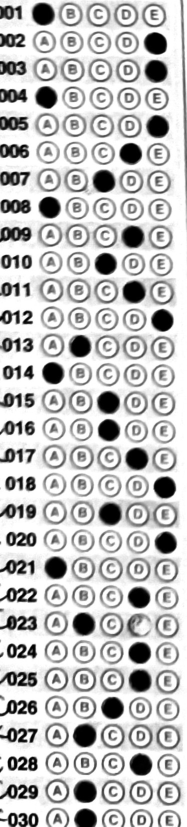
#> input picture student_exams/6o/Giovanna Rafaela Francisco Amaral.jpg, 373 x 1653 px (shown at 1/2 size)
$ python analyze_image.py
#> lines starting #> are read from the running program, lines starting #| are printed output that depends on the picture; after the words box and inside, x2 and y2 are one past the last pixel; in counts of white or black regions, pixels touching at a corner belong together
import cv2
import numpy as np

# Load image
img = cv2.imread('student_exams/6o/Giovanna Rafaela Francisco Amaral.jpg')
#> img is the input picture: shape (1653, 373, 3); min 0, max 255, mean 193.9

if img is None:
    print("Could not load image")
else:
    print(f"Image shape: {img.shape}")
#| Image shape: (1653, 373, 3)
    print(f"Height: {img.shape[0]}, Width: {img.shape[1]}")
#| Height: 1653, Width: 373

    # Convert to grayscale
    gray = cv2.cvtColor(img, cv2.COLOR_BGR2GRAY)

    # Try simple thresholding first
    _, thresh_simple = cv2.threshold(gray, 127, 255, cv2.THRESH_BINARY_INV)
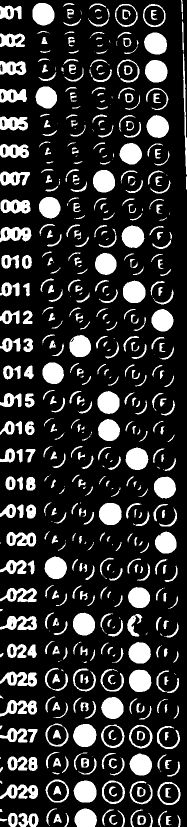
#> thresh_simple: shape (1653, 373) (shown at 1/2 size); 19.7% white; 565 white regions (102 under 20 px), largest, box (x1, y1, x2, y2) and area: (146, 1448, 193, 1494) 1703, (198, 1006, 243, 1050) 1630, (147, 1561, 193, 1605) 1626

    # Try Otsu thresholding
    _, thresh_otsu = cv2.threshold(gray, 0, 255, cv2.THRESH_BINARY_INV + cv2.THRESH_OTSU)
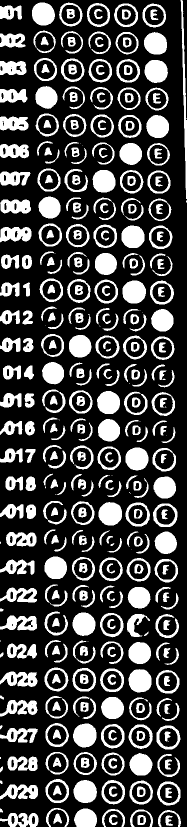
#> thresh_otsu: shape (1653, 373) (shown at 1/2 size); 27.7% white; 391 white regions (31 under 20 px), largest, box (x1, y1, x2, y2) and area: (146, 1447, 193, 1495) 1790, (197, 1004, 244, 1051) 1764, (245, 561, 292, 607) 1746

    # Apply Hough Circle detection to find circles (bubbles)
    circles = cv2.HoughCircles(
        gray,
        cv2.HOUGH_GRADIENT,
        dp=1,
        minDist=20,
        param1=50,
        param2=30,
        minRadius=15,
        maxRadius=40
    )
#> circles = 150 rows, first 8: [274.5, 972.5, 23.1], [100.5, 469.5, 23.6], [327.5, 863.5, 23.5], [316.5, 308.5, 22.7], [223.5, 1360.5, 24], [282.5, 1584.5, 23.9], [208.5, 417.5, 22.9], [165.5, 1081.5, 22.7]

    if circles is not None:
        circles = np.uint16(np.around(circles))
#> circles = 150 rows, first 8: [274, 972, 23], [100, 470, 24], [328, 864, 24], [316, 308, 23], [224, 1360, 24], [282, 1584, 24], [208, 418, 23], [166, 1082, 23]
        print(f"\nHough Circles detected: {len(circles[0])}")
#| Hough Circles detected: 150
        print("First 20 circles (x, y, radius):")
        for i, (x, y, r) in enumerate(circles[0][:20]):
            print(f"  {i+1}: ({x}, {y}), r={r}")
#> this loop made 20 passes
#> (x, y, r) on passes 1 to 12: (274, 972, 23), (100, 470, 24), (328, 864, 24), (316, 308, 23), (224, 1360, 24), (282, 1584, 24), (208, 418, 23), (166, 1082, 23), (224, 1416, 22), (156, 526, 23), (168, 1360, 24), (214, 694, 24)
#|   1: (274, 972), r=23
#|   2: (100, 470), r=24
#|   3: (328, 864), r=24
#|   4: (316, 308), r=23
#|   5: (224, 1360), r=24
#|   6: (282, 1584), r=24
#|   7: (208, 418), r=23
#|   8: (166, 1082), r=23
#> (further printed lines are left out)
    else:
        print("\nNo circles detected with Hough transform")

    # Save threshold images for debugging
    cv2.imwrite('debug_thresh_simple.jpg', thresh_simple)
    cv2.imwrite('debug_thresh_otsu.jpg', thresh_otsu)

    # Draw circles on image copy
    if circles is not None:
        debug_circles = img.copy()
        for x, y, r in circles[0]:
            cv2.circle(debug_circles, (x, y), r, (0, 255, 0), 2)
#> this loop made 150 passes
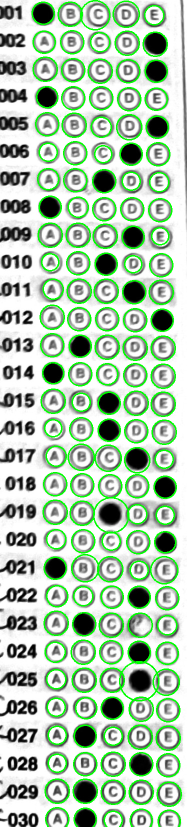
#> debug_circles: shape (1653, 373, 3) (shown at 1/2 size); 10.33% of pixels changed, all inside (x1, y1, x2, y2) = (63, 0, 364, 1653)
        cv2.imwrite('debug_circles.jpg', debug_circles)
        print("\nSaved debug_circles.jpg, debug_thresh_simple.jpg, debug_thresh_otsu.jpg")

    # Also try finding ellipses using contours
    print("\n--- Trying to find filled regions ---")

    # Look at the answer grid area (approximately middle section)
    # Based on the contour analysis, the grid sections are around y=1800-3500
    grid_region = gray[1800:3600, 150:2550]
#> grid_region = empty array

    # Apply threshold to grid region
    _, grid_thresh = cv2.threshold(grid_region, 200, 255, cv2.THRESH_BINARY_INV)

    # Find contours in grid
    contours, _ = cv2.findContours(grid_thresh, cv2.RETR_LIST, cv2.CHAIN_APPROX_SIMPLE)
#> contours = []

    print(f"Contours in grid region: {len(contours)}")
#| Contours in grid region: 0

    # Filter for circle-like shapes
    circle_like = []
    for c in contours:
        area = cv2.contourArea(c)
        perimeter = cv2.arcLength(c, True)
        if perimeter > 0:
            circularity = 4 * np.pi * area / (perimeter * perimeter)
            x, y, w, h = cv2.boundingRect(c)
            if 0.5 < circularity < 1.5 and 100 < area < 3000 and 0.7 < w/h < 1.3:
                circle_like.append((x, y, w, h, area, circularity))
#> this loop made 0 passes
#> after the loop, circle_like = []

    print(f"Circle-like contours: {len(circle_like)}")
#| Circle-like contours: 0

    # Draw on debug image
#> (the run stopped early here; a loop or call above may not have finished)

$ run again, with student_exams/6o/André Drumond Biondi.jpg copied over student_exams/6o/Giovanna Rafaela Francisco Amaral.jpg
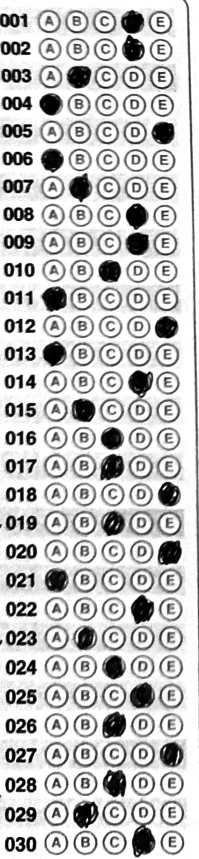
#> input picture student_exams/6o/André Drumond Biondi.jpg, 398 x 1717 px (shown at 1/2 size)
#> img is the input picture: shape (1717, 398, 3); min 0, max 255, mean 193.5
#| Image shape: (1717, 398, 3)
#| Height: 1717, Width: 398
#> `_, thresh_simple = cv2.threshold(gray, 127, 255, cv2.THRESH_BINARY_INV)`:
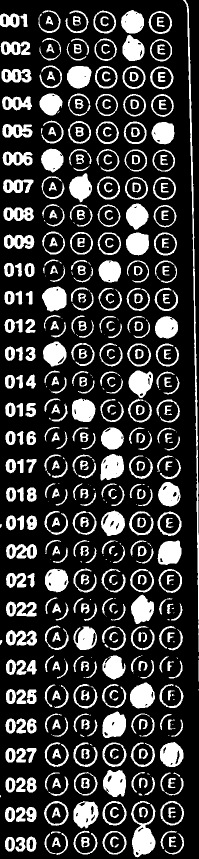
#> thresh_simple: shape (1717, 398) (shown at 1/2 size); 22.7% white; 497 white regions (90 under 20 px), largest, box (x1, y1, x2, y2) and area: (366, 0, 398, 1304) 4085, (262, 1602, 311, 1715) 2637, (260, 1365, 310, 1417) 1927
#> thresh_otsu: shape (1717, 398); 27% white; 342 white regions (8 under 20 px), largest, box (x1, y1, x2, y2) and area: (366, 0, 398, 1384) 4981, (262, 1599, 311, 1715) 2802, (255, 740, 306, 845) 2531
#> `circles = cv2.HoughCircles( gray, cv2.HOUGH_GRADIENT, dp=1, minDist=20..`: circles = 162 rows, first 8: [344.5, 1684.5, 23.9], [343.5, 1567.5, 23.9], [227.5, 1333.5, 23.8], [218.5, 486.5, 23.6], [162.5, 485.5, 23.6], [332.5, 598.5, 23.9], [225.5, 988.5, 23], [112.5, 1685.5, 23.8]
#> `circles = np.uint16(np.around(circles))`: circles = 162 rows, first 8: [344, 1684, 24], [344, 1568, 24], [228, 1334, 24], [218, 486, 24], [162, 486, 24], [332, 598, 24], [226, 988, 23], [112, 1686, 24]
#| Hough Circles detected: 162
#> the loop `for i, (x, y, r) in enumerate(circles[0][:20]):` made 20 passes
#> (printed output is left out)
#> the loop `for x, y, r in circles[0]:` made 162 passes
#> after the loop `for x, y, r in circles[0]:`:
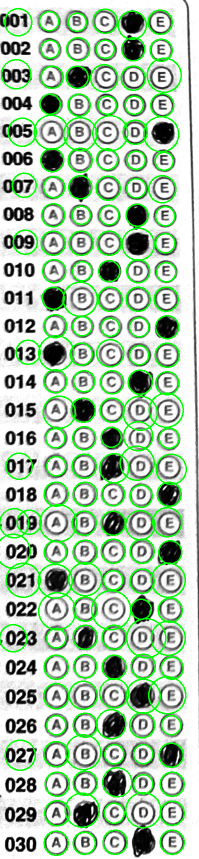
#> debug_circles: shape (1717, 398, 3) (shown at 1/2 size); 10.97% of pixels changed, all inside (x1, y1, x2, y2) = (0, 16, 374, 1712)
#> grid_region = empty array
#> contours = []
#| Contours in grid region: 0
#| Circle-like contours: 0

$ run again, with student_exams/6o/Clara Maria Gomes Assunção.jpg copied over student_exams/6o/Giovanna Rafaela Francisco Amaral.jpg
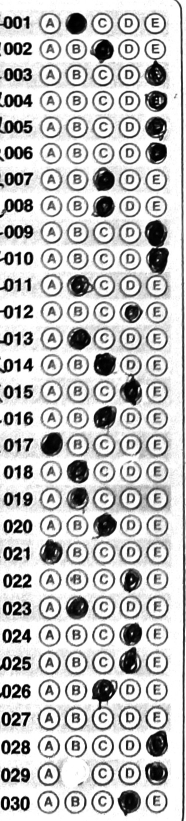
#> input picture student_exams/6o/Clara Maria Gomes Assunção.jpg, 371 x 1641 px (shown at 1/2 size)
#> img is the input picture: shape (1641, 371, 3); min 0, max 255, mean 192.9
#| Image shape: (1641, 371, 3)
#| Height: 1641, Width: 371
#> `_, thresh_simple = cv2.threshold(gray, 127, 255, cv2.THRESH_BINARY_INV)`:
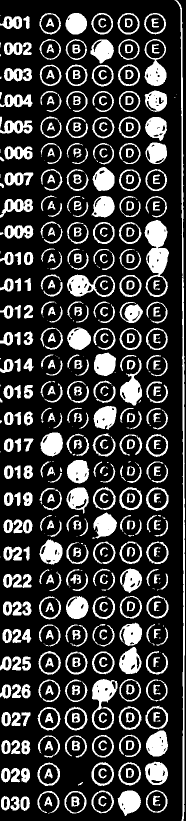
#> thresh_simple: shape (1641, 371) (shown at 1/2 size); 23.5% white; 492 white regions (101 under 20 px), largest, box (x1, y1, x2, y2) and area: (349, 0, 370, 1641) 5719, (289, 440, 338, 594) 4028, (183, 1358, 235, 1460) 2245
#> thresh_otsu: shape (1641, 371); 27.1% white; 372 white regions (27 under 20 px), largest, box (x1, y1, x2, y2) and area: (348, 0, 371, 1641) 6429, (289, 440, 338, 595) 4244, (183, 1358, 235, 1461) 2391
#> `circles = cv2.HoughCircles( gray, cv2.HOUGH_GRADIENT, dp=1, minDist=20..`: circles = 163 rows, first 8: [259.5, 1491.5, 22.2], [153.5, 202.5, 21.6], [155.5, 623.5, 21.6], [153.5, 1159.5, 22.5], [155.5, 836.5, 21.7], [207.5, 412.5, 21.6], [102.5, 411.5, 21.3], [260.5, 518.5, 21.6]
#> `circles = np.uint16(np.around(circles))`: circles = 163 rows, first 8: [260, 1492, 22], [154, 202, 22], [156, 624, 22], [154, 1160, 22], [156, 836, 22], [208, 412, 22], [102, 412, 21], [260, 518, 22]
#| Hough Circles detected: 163
#> the loop `for i, (x, y, r) in enumerate(circles[0][:20]):` made 20 passes
#> (printed output is left out)
#> the loop `for x, y, r in circles[0]:` made 163 passes
#> after the loop `for x, y, r in circles[0]:`:
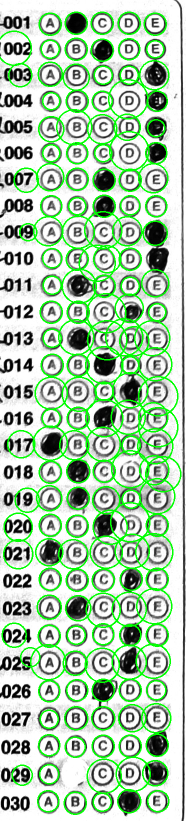
#> debug_circles: shape (1641, 371, 3) (shown at 1/2 size); 12.51% of pixels changed, all inside (x1, y1, x2, y2) = (0, 23, 363, 1630)
#> grid_region = empty array
#> contours = []
#| Contours in grid region: 0
#| Circle-like contours: 0

$ run again, with student_exams/6o/Francisco Rocha de Carvalho e Mello.jpg copied over student_exams/6o/Giovanna Rafaela Francisco Amaral.jpg
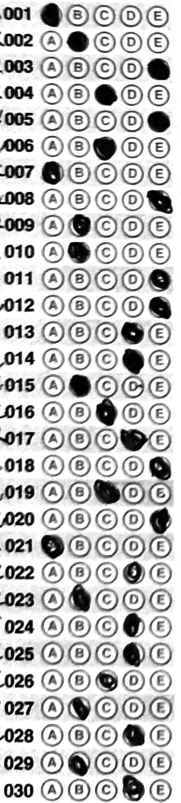
#> input picture student_exams/6o/Francisco Rocha de Carvalho e Mello.jpg, 362 x 1605 px (shown at 1/2 size)
#> img is the input picture: shape (1605, 362, 3); min 0, max 255, mean 192
#| Image shape: (1605, 362, 3)
#| Height: 1605, Width: 362
#> `_, thresh_simple = cv2.threshold(gray, 127, 255, cv2.THRESH_BINARY_INV)`:
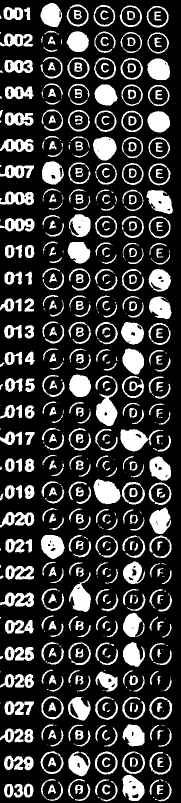
#> thresh_simple: shape (1605, 362) (shown at 1/2 size); 22.6% white; 560 white regions (139 under 20 px), largest, box (x1, y1, x2, y2) and area: (191, 751, 235, 852) 2062, (187, 958, 241, 1009) 1960, (241, 858, 326, 903) 1905
#> thresh_otsu: shape (1605, 362); 28.3% white; 347 white regions (23 under 20 px), largest, box (x1, y1, x2, y2) and area: (240, 858, 342, 903) 2385, (244, 1502, 290, 1602) 2303, (296, 913, 344, 1011) 2290
#> `circles = cv2.HoughCircles( gray, cv2.HOUGH_GRADIENT, dp=1, minDist=20..`: circles = 157 rows, first 8: [211.5, 346.5, 22.5], [319.5, 880.5, 22.7], [265.5, 613.5, 22.1], [266.5, 1039.5, 22.1], [213.5, 1145.5, 22.5], [267.5, 1361.5, 22.5], [159.5, 931.5, 21.8], [104.5, 1360.5, 22.3]
#> `circles = np.uint16(np.around(circles))`: circles = 157 rows, first 8: [212, 346, 22], [320, 880, 23], [266, 614, 22], [266, 1040, 22], [214, 1146, 22], [268, 1362, 22], [160, 932, 22], [104, 1360, 22]
#| Hough Circles detected: 157
#> the loop `for i, (x, y, r) in enumerate(circles[0][:20]):` made 20 passes
#> (printed output is left out)
#> the loop `for x, y, r in circles[0]:` made 157 passes
#> after the loop `for x, y, r in circles[0]:`:
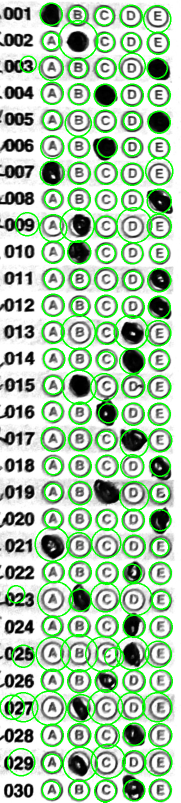
#> debug_circles: shape (1605, 362, 3) (shown at 1/2 size); 11.63% of pixels changed, all inside (x1, y1, x2, y2) = (0, 5, 347, 1605)
#> grid_region = empty array
#> contours = []
#| Contours in grid region: 0
#| Circle-like contours: 0
